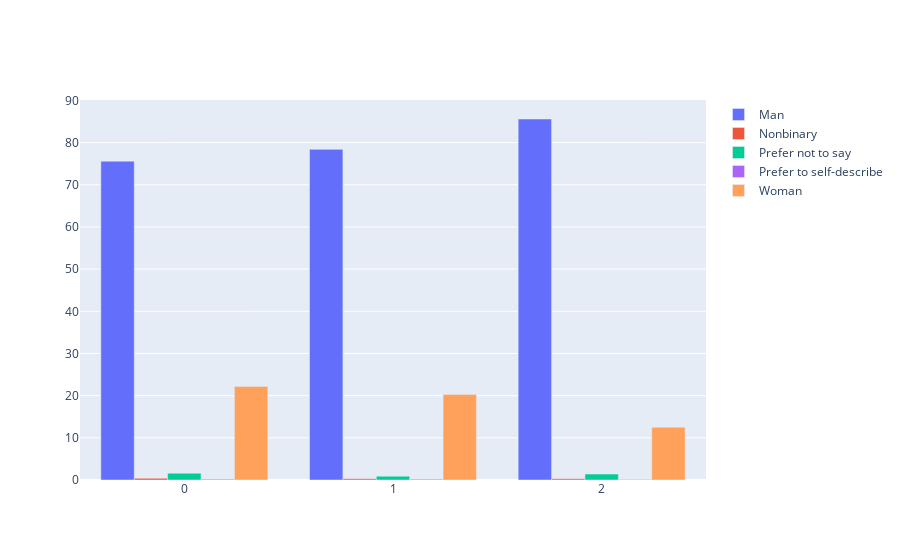

The notebook cell saved with this chart:
### Code cell
def plot_bar_perc(df, cols):
    """
    input:
    df - target dataframe
    cols - columns we want to present as bars in the outcome chart
    
    output:
    a bar chart where each bar represents the share of each value in the column aggregated by cluster
    """
    fig = go.Figure()
    
    for col in cols:
        fig.add_trace(go.Bar(x=gender_perc['cluster'], 
                             y=gender_perc[col],
                            name = col))
    fig.show()

plot_bar_perc(gender_perc, gender_perc.columns[1:])

### Figure 1 — Plotly figure (JSON) as saved in the notebook; plotly's stock layout.template omitted (floating-point values rounded to 4 significant figures)
{"data": [{"name": "Man", "type": "bar", "x": [0, 1, 2], "y": [75.6, 78.4, 85.6]}, {"name": "Nonbinary", "type": "bar", "x": [0, 1, 2], "y": [0.4, 0.3, 0.3]}, {"name": "Prefer not to say", "type": "bar", "x": [0, 1, 2], "y": [1.6, 0.9, 1.4]}, {"name": "Prefer to self-describe", "type": "bar", "x": [0, 1, 2], "y": [0.2, 0.2, 0.1]}, {"name": "Woman", "type": "bar", "x": [0, 1, 2], "y": [22.2, 20.3, 12.5]}], "layout": {}}
